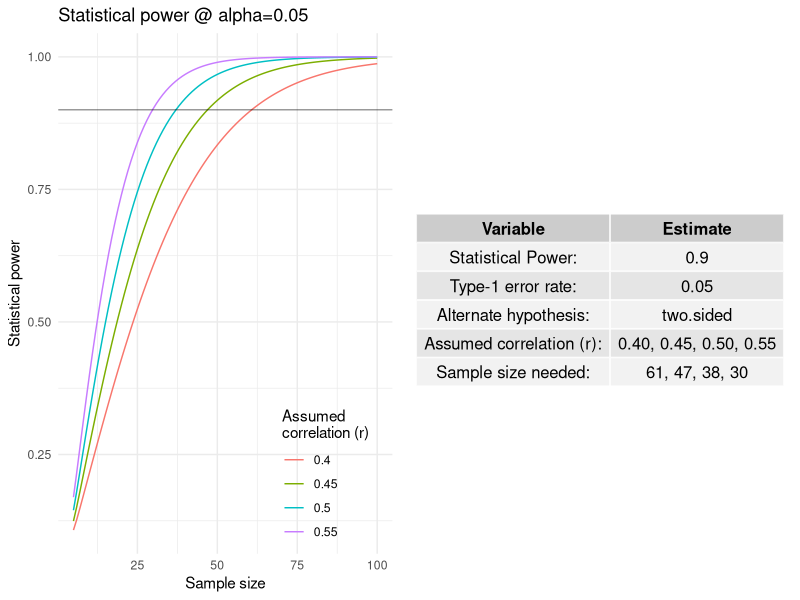

Here is the R script that generated this plot:
library("tidyverse")
library("gridExtra")
library("pwr")

#### Definitions ####

rs = c(.4, .45, .5, .55) # assumed correlation coefficients
alpha = .05 # The tests type-1 error rate
power = .90 # statistical power needed
alternative = "two.sided" # alternate hypothesis: two.sided or less or greater

n = seq(5,100) # the range of sample sizes to calculate and plot

#### Sample size and Power calculations ####

sample_size_needed = c()
for (r in rs) { sample_size_needed=c(sample_size_needed, pwr.r.test(n = NULL, r = r, sig.level = alpha, power = power, alternative = alternative)$n %>% ceiling()) }

statistical_power=expand.grid(n=n, r=rs) %>% 
  mutate(power=pwr.r.test(n = n, r = r, sig.level = alpha, power = NULL, alternative = alternative)$power) %>%
  mutate(r=factor(r)) %>% as_tibble()

#### Create plot ####

p1=statistical_power %>% ggplot(aes(x=n, group=r), linewidth=.7) +
  geom_line(aes(y=power, color=r)) +
  theme_minimal() + xlab("Sample size") + ylab("Statistical power") +
  geom_abline(intercept=power, slope=0, linewidth=.2) +
  labs(color="Assumed\ncorrelation (r)") +
  theme(legend.position = c(0.80, 0.15)) +
  ggtitle(paste0("Statistical power @ alpha=", alpha))


#### Create summary table ####

summary = tribble(~Variable, ~Estimate,
                  "Statistical Power:", power %>% format(digits=2),
                  "Type-1 error rate:", alpha %>% format(digits=2),
                  "Alternate hypothesis:", alternative,
                  "Assumed correlation (r):", paste(rs %>% format(digits=2), collapse=", "),
                  "Sample size needed:", paste(sample_size_needed %>% format(digits=2), collapse=", "))

p2 = tableGrob(summary, rows=NULL)

#### Print results ####

grid.arrange(arrangeGrob(p1, p2, ncol=2))
